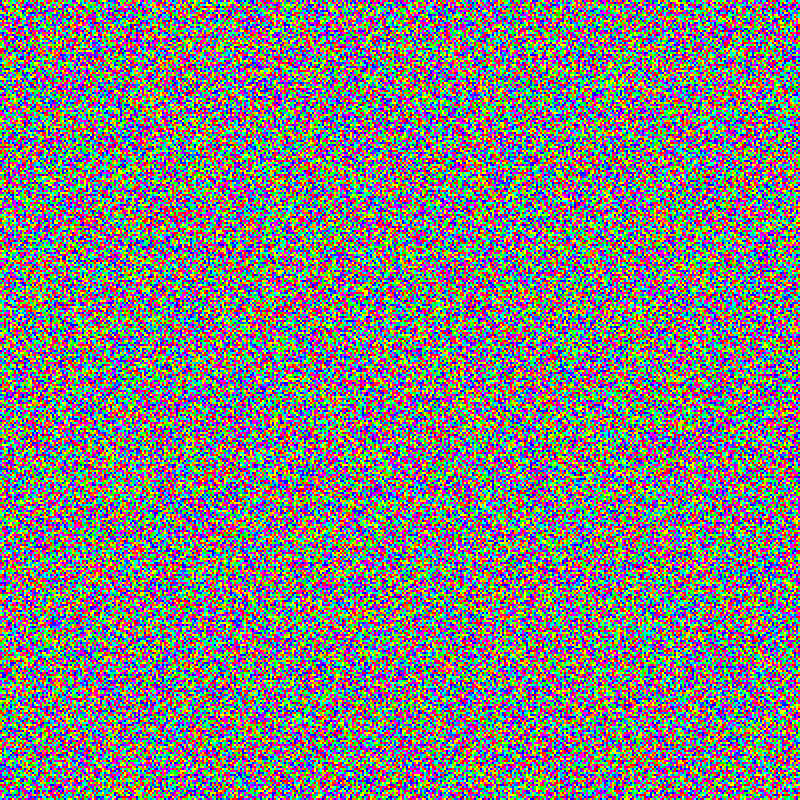
Frame 1 (no input)
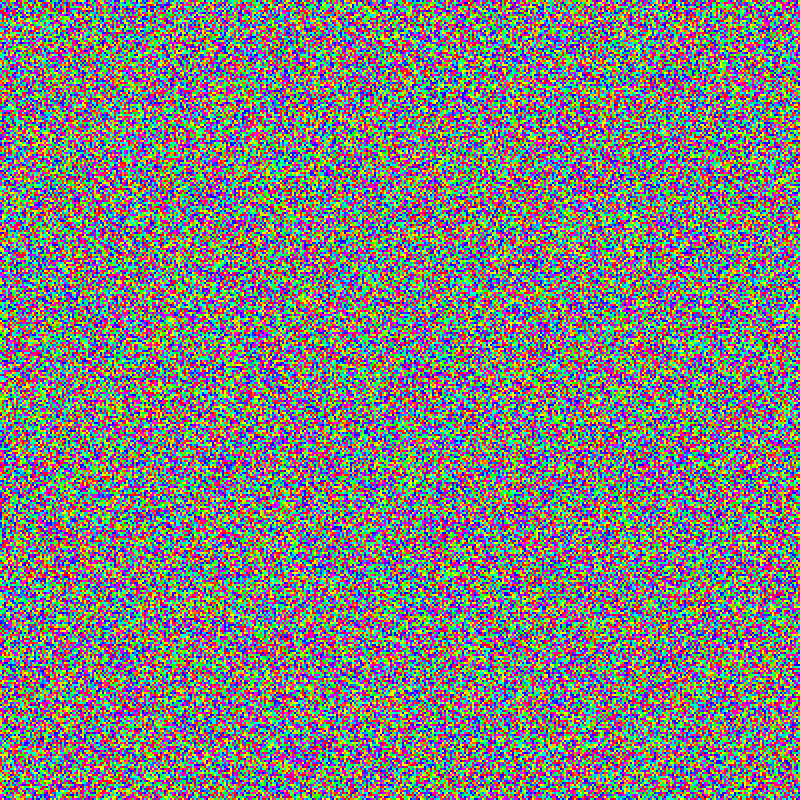
Frame 60 (the mouse pressed at the canvas centre just before this capture)
Frame 120 (the mouse held since frame 60 and released just before this capture): identical to frame 60, image omitted

The Processing sketch that drew these frames (run headless with seeded random() and noise(); from frame 60 on, the mouse is pressed at the canvas centre):

// Processing sketch: cellularautomata
// ── cellularautomata.pde
import java.util.HashSet;

C ca;
color on, off;
ArrayList<C> clist;
ArrayList<String> typelist;
PGraphics pg;
boolean recording=false;

void setuptypes()
{
  typelist=new ArrayList<>();
  typelist.add("earth");
}

void setupcanvas()
{
  pg=createGraphics(1600, 1600);
  //pg=createGraphics(1280, 1280);
  pg.colorMode(HSB, 360, 100, 100);
  pg.beginDraw();
  pg.background(0, 0, 0);
  pg.endDraw();
}

void wiretorus()
{
  C itail=ca, ihead=ca;
  // travel downwards linking leftmost and rightmost cols
  while (itail.r!=null)itail=itail.r;
  while (true)
  {
    ihead.l=itail;
    itail.r=ihead;
    if (ihead.d==null || itail.d==null)break;
    ihead=ihead.d;
    itail=itail.d;
  }
  C jhead=ca, jtail=ihead;
  // travel rightwards linking topmost and bottommost cols
  while (true)
  {
    jhead.u=jtail;
    jtail.d=jhead;
    if (jtail==itail)break;
    jhead=jhead.r;
    jtail=jtail.r;
  }
}

void setupgrid()
{
  clist=new ArrayList<>();
  int qs=400;
  ca=buildgrid(0, 0, qs, qs, 1600/qs, typelist.get(0));
  wiretorus();
}

void setup()
{
  size(800, 800);
  colorMode(HSB, 360, 100, 100);
  //frameRate(10);
  setupcanvas();
  setuptypes();
  setupgrid(); // prerequisite is setuptypes
  randomize();
}

void draw()
{
  pg.beginDraw();
  rndrgrid(ca, pg);
  pg.endDraw();
  image(pg, 0, 0, width, height);
  if (recording)
  {
    pg.save(String.format("img/ca_%05d.jpg", frameCount));
  }
  if (frameCount%1000==0)
  {
    println(frameCount);
  }
  evalrules();
}

void keyPressed()
{
  if (key=='r')
  {
    randomize();
  } else if (key=='.')
  {
    recording=!recording;
  }
}

// ── calib.pde
class St
{
  int h, s, b; // 360 x 100 x 100
  String t;    // type

  St(int hh, int ss, int bb, String tp)
  {
    h=hh;
    s=ss;
    b=bb;
    t=tp;
  }

  color getcolor()
  {
    return color(h, s, b);
  }
}

class C
{
  float side, x, y;
  C l, r, u, d;
  St state, nextstate;

  C(float xx, float yy, float s, String tp)
  {
    side=s;
    x=xx;
    y=yy;
    l=r=u=d=null;
    nextstate=state=new St(180, 100, 100, tp);
  }

  String lpad(String s, char c, int n)
  {
    if (s.length()>=n)
    {
      return s;
    }
    int d=n-s.length();
    StringBuffer sb=new StringBuffer();
    for (int i=0; i<d; i++)
    {
      sb.append(c);
    }
    sb.append(s);
    return sb.toString();
  }

  void rndr(PGraphics _g)
  {
    _g.noStroke();
    _g.fill(state.getcolor());
    _g.rect(x, y, side, side);
  }
}

// ── fnlib.pde
C extendx(C col, float sd, String typ)
{
  C hd=col, p=col;
  float mx=sd;

  // initial node
  C tl=new C(hd.x+mx, hd.y, sd, typ);
  hd.r=tl;
  tl.l=hd;
  clist.add(tl);
  p=p.d;

  // rest of the nodes
  while (p!=null)
  {
    C tmp=new C(p.x+mx, p.y, sd, typ);
    p.r=tmp;
    tmp.l=p;
    tmp.u=tl;
    tl.d=tmp;
    tl=tmp;
    clist.add(tmp);
    p=p.d;
  }

  return hd.r;
}

C extendy(C row, float sd, String typ)
{
  C hd=row, p=row;
  float my=sd;

  // initial node
  C tl=new C(hd.x, hd.y+my, sd, typ);
  hd.d=tl;
  tl.u=hd;
  clist.add(tl);
  p=p.r;

  // rest of the nodes
  while (p!=null)
  {
    C tmp=new C(p.x, p.y+my, sd, typ);
    p.d=tmp;
    tmp.u=p;
    tmp.l=tl;
    tl.r=tmp;
    tl=tmp;
    clist.add(tmp);
    p=p.r;
  }

  return hd.d;
}

C buildx(float x, float y, int n, float sd, String typ)
{
  C head=null, p=null;
  float mx=sd, my=sd;
  for (int i=0; i<n; i++)
  {
    if (head==null)
    {
      head=new C(x, y, sd, typ);
      p=head;
    } else
    {
      C tmp=new C(x+mx*i, y, sd, typ);
      p.r=tmp;
      tmp.l=p;
      p=tmp;
    }
    clist.add(p);
  }
  return head;
}

void stitchlr(C lhd, C rhd)
{
  C p=lhd;
  while (p.r!=null)p=p.r;
  for (C q=rhd; p!=null && q!=null; p=p.d, q=q.d)
  {
    p.r=q;
    q.l=p;
  }
}

void stitchud(C uhd, C dhd)
{
  C p=uhd;
  while (p.d!=null)p=p.d;
  for (C q=dhd; p!=null && q!=null; p=p.r, q=q.r)
  {
    p.d=q;
    q.u=p;
  }
}

C buildgrid(float x, float y, int m, int n, float sd, String typ)
{
  C head=buildx(x, y, n, sd, typ);
  C p=head;
  for (int i=1; i<m; i++)
  {
    p=extendy(p, sd, typ);
  }
  return head;
}

void growgridright(C hd, String typ, int m)
{
  C p=hd;
  while (p.r!=null)p=p.r;
  for (int i=0; i<m; i++)
  {
    p=extendx(p, hd.side, typ);
  }
}

void growgriddown(C hd, String typ, int m)
{
  C p=hd;
  while (p.d!=null)p=p.d;
  for (int i=0; i<m; i++)
  {
    p=extendy(p, hd.side, typ);
  }
}

void rndrrow(C hd, PGraphics z)
{
  C p=hd;
  for (int visits=0;; p=p.r)
  {
    if (p==hd)visits+=1;
    if (visits>=2)break;
    p.rndr(z);
  }
}

void rndrgrid(C hd, PGraphics z)
{
  C p=hd;
  for (int visits=0; ; p=p.d)
  {
    if (p==hd)visits+=1;
    if (visits>=2)break;
    rndrrow(p, z);
  }
}

void rules4type(C c)
{
  switch(c.state.t)
  {
  case "earth":
    tmp(c);
    break;
  }
}

void evalrules()
{
  // first sweep generate next states
  for (C c : clist)
  {
    if (c.u==null)continue;
    if (c.d==null)continue;
    if (c.l==null)continue;
    if (c.r==null)continue;
    // rule
    rules4type(c);
  }
  // second sweep update the grid
  for (C c : clist)
  {
    c.state=c.nextstate;
  }
}

void randomize()
{
  for (C c : clist)
  {
    switch(c.state.t)
    {
    case "earth":
      c.nextstate.h=c.state.h=floor(random(360));
      c.nextstate.b=c.state.b=100;
      c.nextstate.s=c.state.s=100;
      break;
    }
  }
}

// ── rulelib.pde
int choose(float rlim, int a, int b)
{
  if (random(1)<rlim)
  {
    return a;
  }
  return b;
}

int[][] nbhd(C c)
{
  int v11=c.l.u.state.h;
  int v12=c.u.state.h;
  int v13=c.r.u.state.h;
  int v21=c.l.state.h;
  int v22=c.state.h;
  int v23=c.r.state.h;
  int v31=c.l.d.state.h;
  int v32=c.d.state.h;
  int v33=c.r.d.state.h;
  int v[][]=new int[][] {
    {v11, v12, v13},
    {v21, v22, v23},
    {v31, v32, v33}
  };
  return v;
}

void applykernel(C c, int[][] v)
{
  c.l.u.nextstate.h=v[0][0];
  c.u.nextstate.h=v[0][1];
  c.r.u.nextstate.h=v[0][2];
  c.l.nextstate.h=v[1][0];
  c.nextstate.h=v[1][1];
  c.r.nextstate.h=v[1][2];
  c.l.d.nextstate.h=v[2][0];
  c.d.nextstate.h=v[2][1];
  c.r.d.nextstate.h=v[2][2];
}

void tmp(C c)
{
  int v[][]=nbhd(c);
  float krnl[][]=new float[][]{
    {1, 1, 1},
    {1, 2, 1},
    {1, 4, 1}
  };
  for (int i=0; i<3; i++)
  {
    for (int j=0; j<3; j++)
    {
      int candidate=round(v[i][j]*krnl[i][j]);
      if (candidate<0)
      {
        candidate=360+candidate;
      } else if (candidate>=360)
      {
        candidate=candidate%360;
      }
      v[i][j]=candidate;
    }
  }
  applykernel(c, v);
}
